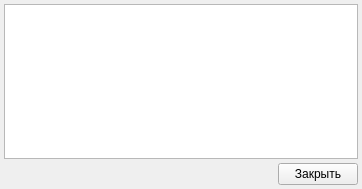
<?xml version="1.0" encoding="UTF-8"?>
<ui version="4.0">
 <class>JobTicketProbesDialog</class>
 <widget class="QDialog" name="JobTicketProbesDialog">
  <property name="geometry">
   <rect>
    <x>0</x>
    <y>0</y>
    <width>362</width>
    <height>189</height>
   </rect>
  </property>
  <property name="windowTitle">
   <string>Dialog</string>
  </property>
  <layout class="QVBoxLayout" name="verticalLayout">
   <property name="spacing">
    <number>4</number>
   </property>
   <property name="margin">
    <number>4</number>
   </property>
   <item>
    <widget class="CJobTicketProbeTreeView" name="tblTreeProbe">
     <property name="selectionMode">
      <enum>QAbstractItemView::NoSelection</enum>
     </property>
     <property name="selectionBehavior">
      <enum>QAbstractItemView::SelectRows</enum>
     </property>
    </widget>
   </item>
   <item>
    <layout class="QHBoxLayout" name="horizontalLayout">
     <item>
      <spacer name="horizontalSpacer">
       <property name="orientation">
        <enum>Qt::Horizontal</enum>
       </property>
       <property name="sizeHint" stdset="0">
        <size>
         <width>40</width>
         <height>20</height>
        </size>
       </property>
      </spacer>
     </item>
     <item>
      <widget class="QPushButton" name="btnClose">
       <property name="text">
        <string>Закрыть</string>
       </property>
       <property name="autoDefault">
        <bool>false</bool>
       </property>
      </widget>
     </item>
    </layout>
   </item>
  </layout>
 </widget>
 <customwidgets>
  <customwidget>
   <class>CJobTicketProbeTreeView</class>
   <extends>QTreeView</extends>
   <header>Resources/JobTicketProbeModel.h</header>
  </customwidget>
 </customwidgets>
 <resources/>
 <connections>
  <connection>
   <sender>btnClose</sender>
   <signal>clicked()</signal>
   <receiver>JobTicketProbesDialog</receiver>
   <slot>reject()</slot>
   <hints>
    <hint type="sourcelabel">
     <x>318</x>
     <y>170</y>
    </hint>
    <hint type="destinationlabel">
     <x>180</x>
     <y>94</y>
    </hint>
   </hints>
  </connection>
 </connections>
</ui>
